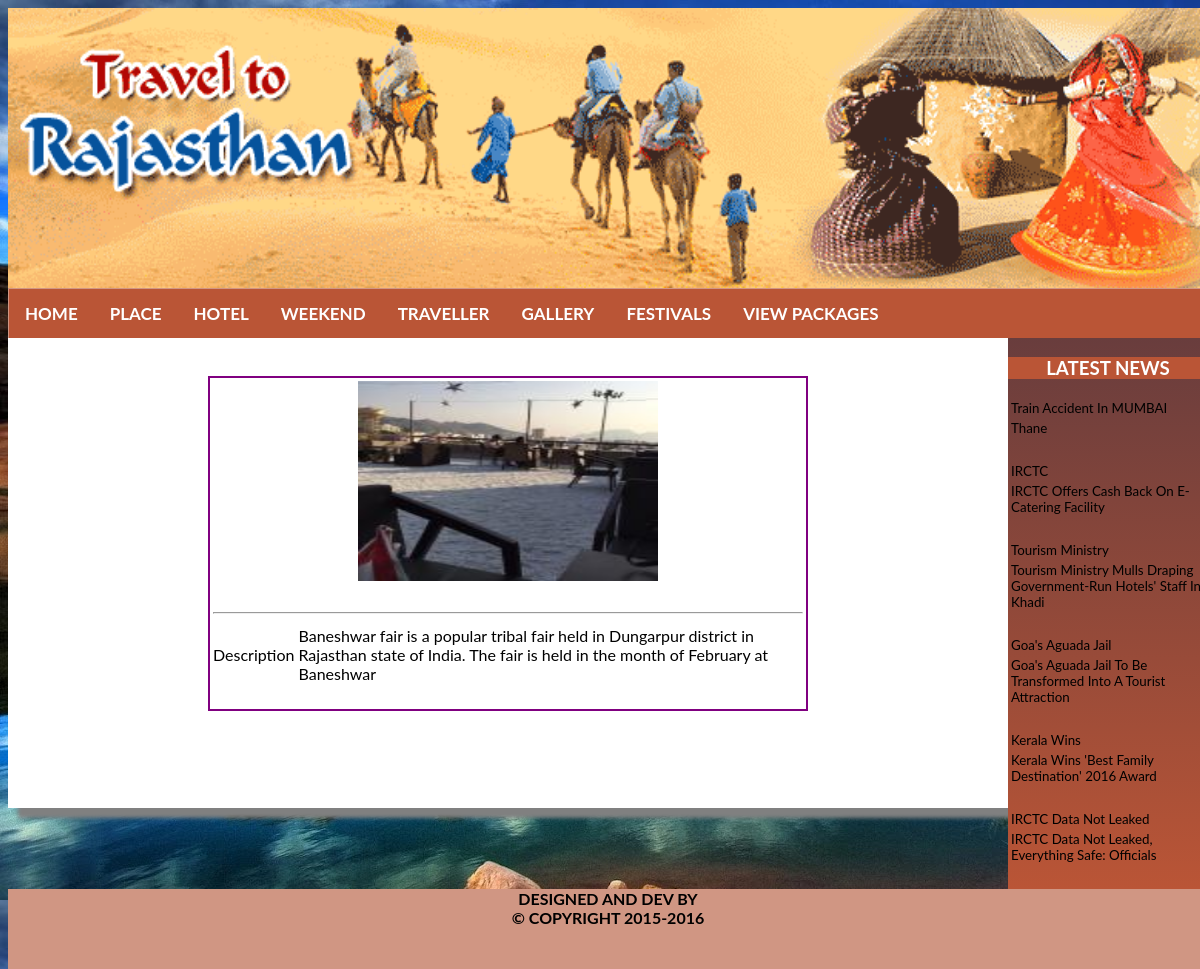
Screenshot of /tourism/user/fest_desc.php?a=BANESHWAR FAIR with the database file from the repository.
### tables this page shows
CREATE TABLE IF NOT EXISTS `fest_desc` (
  `id` int(11) NOT NULL AUTO_INCREMENT,
  `festival` varchar(200) NOT NULL,
  `description` varchar(200) NOT NULL,
  `photo` varchar(200) NOT NULL,
  PRIMARY KEY (`id`)
);

CREATE TABLE IF NOT EXISTS `news` (
  `id` int(200) NOT NULL AUTO_INCREMENT,
  `news_name` varchar(200) NOT NULL,
  `description` varchar(200) NOT NULL,
  `photo` varchar(200) NOT NULL,
  PRIMARY KEY (`id`)
);

### tourism/user/fest_desc.php (the view, shortened to what this page needs)
<?php
	include('head.php');
	$fest=$_REQUEST["a"];
	$r=mysql_query("Select * from fest_desc where festival='$fest'");
	echo "<br/><br/><table width='60%' align='center' style='border:2px solid purple'>";
	if($row=mysql_Fetch_Array($r))
	{
		echo "<tr><td colspan='2' align='center'>
		<image src='../admin/place_photo/$row[3]' height=200 width=300></td></tr>";
		echo "<tR><td colspan='2'>&nbsp;<hr/></td></tr>";
		echo "<tr><td>Description</td><td>$row[2]</td></tr>";
		echo "<tR><td colspan='2'>&nbsp;</td></tr>";
	}
?>
</table>
<?php
include('footer.php');
?>

### tourism/user/footer.php (shortened to what this page needs)
	</div>
					<div id='left'>
						<h3 style='background:#BA5536;color:white' ><center>LATEST NEWS</center></h3>
				<marquee direction='up' scrollamount=6>
					<table height='400px'>
						<?php
							$r=mysql_Query("select * from news");
						while($row=mysql_Fetch_array($r))
							{
								echo "<tr><td style='text-transform:capitalize;
								font-size:10pt'>",$row[1],"</td></tr>";
								echo "<tr><td style='text-transform:capitalize;
								font-size:10pt'>",$row[2],"</td></tr>";
								echo "<tr><td>&nbsp;</td></tr>";
							}
						?>
						</table>
					</marquee>
					</div>
	<div id='footer'>
			DESIGNED AND DEV BY</br>
			&copy; COPYRIGHT 2015-2016
		</div>
	</div>
</body>
</html>

### tourism/user/css/style.css (style rules this page uses)
body { background:url(../images/100.jpg); }
#left { height:auto; width:200px; background:-webkit-linear-gradient(#693D3D,#BA5536); float:right; }
#footer { clear:both; width:1200px; height:80px; background:#D09683; color:black; text-align:center; font-weight:Bold; }

### tourism/user/head.php (style rules this page uses)
body { font-family: "Lato", sans-serif; }

### rows the page displays
fest_desc: photo (picture), description "Baneshwar fair is a popular tribal fair held in Dungarpur district in Rajasthan state of India. The fair is held in the month of February at Baneshwar"
news: news_name "Train Accident In MUMBAI", description "Thane"
news: news_name "IRCTC", description "IRCTC Offers Cash Back On E-Catering Facility"
news: news_name "Tourism Ministry", description "Tourism Ministry Mulls Draping Government-Run Hotels' Staff In Khadi"
news: news_name "Goa's Aguada Jail", description "Goa's Aguada Jail To Be Transformed Into A Tourist Attraction"
news: news_name "Kerala Wins", description "Kerala Wins 'Best Family Destination' 2016 Award"
news: news_name "IRCTC Data Not Leaked", description "IRCTC Data Not Leaked, Everything Safe: Officials"
